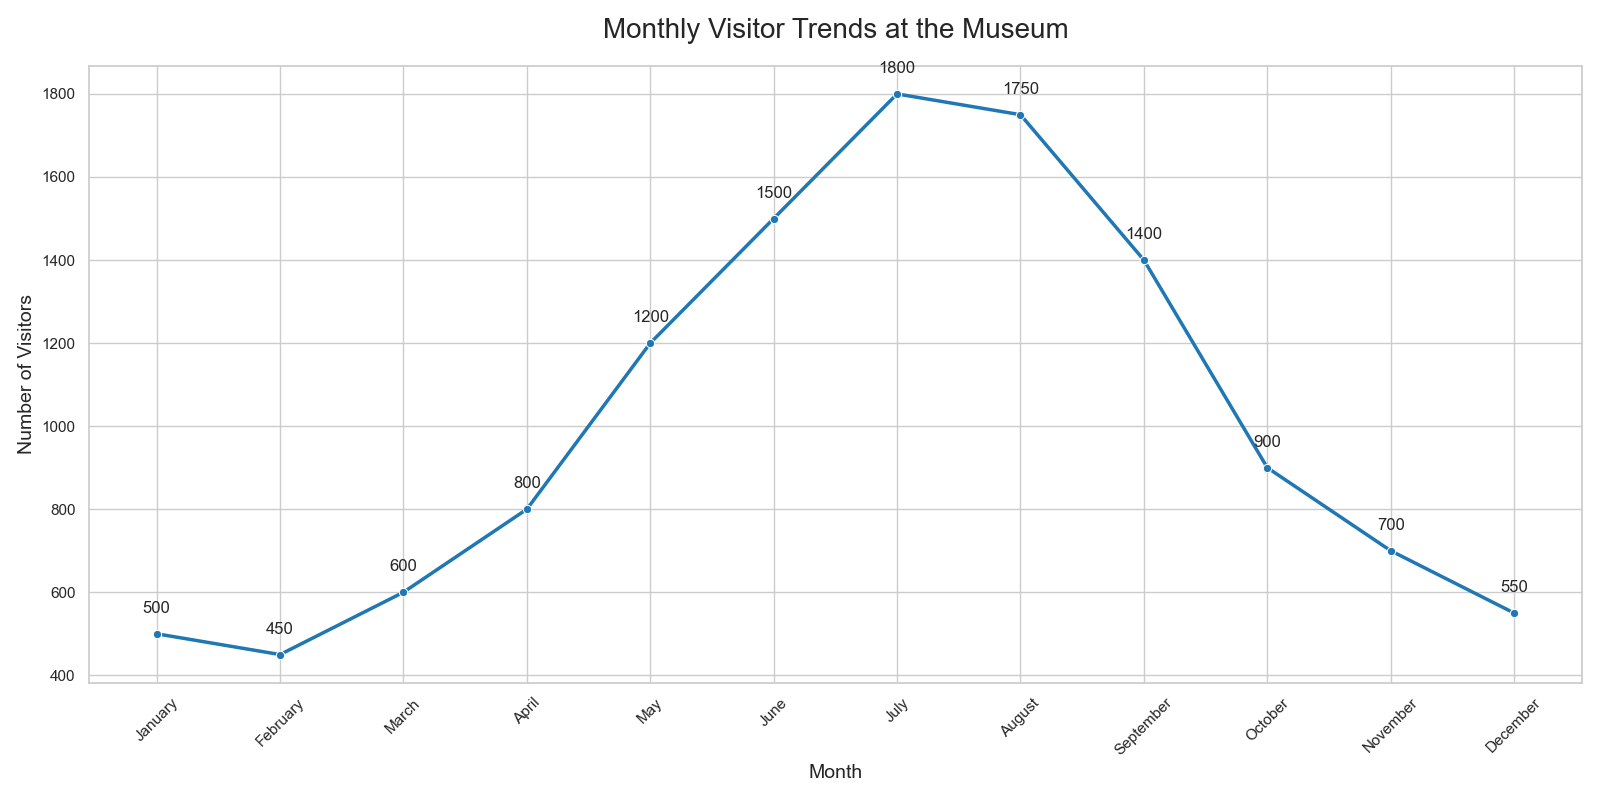

This chart was generated by the following Python code:

import pandas as pd
import seaborn as sns
import matplotlib.pyplot as plt

# Creating the dataset
data = {
    'Month': ['January', 'February', 'March', 'April', 'May', 'June', 
              'July', 'August', 'September', 'October', 'November', 'December'],
    'Number_of_Visitors': [500, 450, 600, 800, 1200, 1500, 1800, 1750, 1400, 900, 700, 550]
}

# Convert the dictionary into a DataFrame
df = pd.DataFrame(data)

# Creating a line chart using seaborn
plt.figure(figsize=(16, 8))  # width: 16 inches, height: 8 inches
sns.set_theme(style="whitegrid")

# Plotting the data
lineplot = sns.lineplot(x='Month', y='Number_of_Visitors', data=df, 
                        color="#1f77b4", linewidth=2.5, marker='o')

# Annotating each point with its value
for i in range(df.shape[0]):
    plt.text(df['Month'][i], df['Number_of_Visitors'][i] + 50, 
             df['Number_of_Visitors'][i], horizontalalignment='center')

# Customizing the chart appearance
lineplot.set_title('Monthly Visitor Trends at the Museum', fontsize=20, pad=20)
lineplot.set_xlabel('Month', fontsize=14)
lineplot.set_ylabel('Number of Visitors', fontsize=14)
plt.xticks(rotation=45)  # Rotate the x labels for better readability
plt.tight_layout()  # Adjusts the plot to make sure everything fits without overlap

# Display the plot
plt.show()
